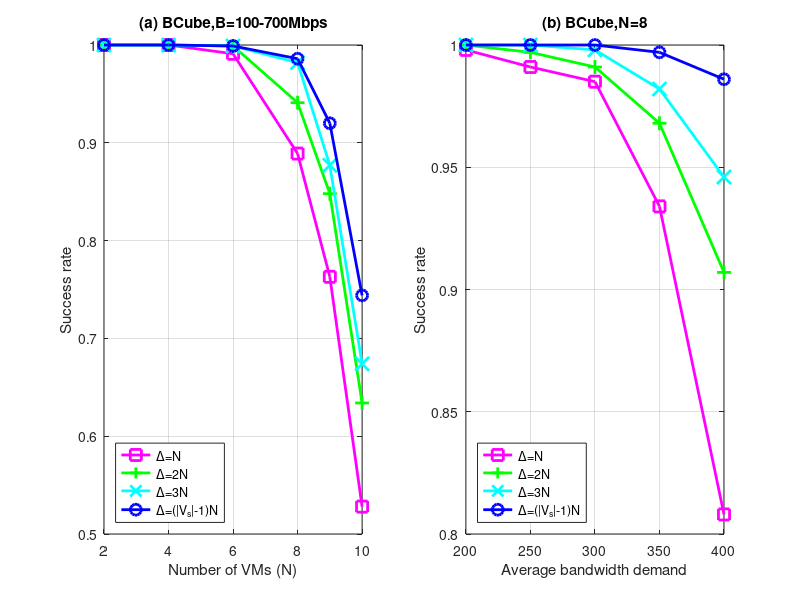
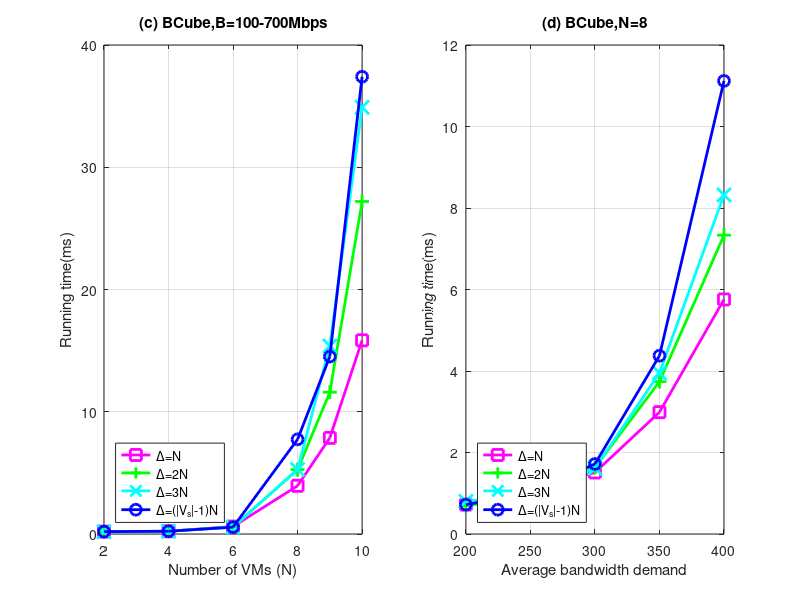

These figures' MATLAB source, in order:
clear all;
close all;



%Bcube
N=[2,4,6,8,9,10];
%suc_bktrack=[  1 1 1 0.99 0.96 0.82   ];   %success_rate backtracking
suc_pert=[1 1 0.999 0.986 0.92 0.744 ];   %success_rate pertuabtion
suc_pert1n=[  1 1 0.991 0.889 0.763 0.528  ];   %success_rate fisrt fit
suc_pert2n=[1 1 0.999 0.941 0.848 0.634  ];   %success_rate fisrt fit
suc_pert3n=[1 1 0.999 0.982 0.877 0.674 ];   %success_rate fisrt fit 
figure;
subplot(1,2,1);
h1=plot(N,suc_pert1n,N,suc_pert2n,N,suc_pert3n,N,suc_pert);
title('(a) BCube,B=100-700Mbps');

xlabel('Number of VMs (N)');
ylabel('Success rate');
legend(h1,'\Delta=N','\Delta=2N','\Delta=3N','\Delta=(|V_s|-1)N','Location','SouthWest');
set(gca,'XLim',[2,10]);set(gca,'XGrid','on','YGrid','on')
set(h1,{'Color'},{'m';'g';'c';'b'});
set(h1,{'Marker'},{'s';'+';'x';'O'},{'MarkerSize'},{8;10;10;8});
set(h1,'LineWidth',2);
%set(h1,'LineWidth',1.5,{'LineStyle'},{'-';'-';'-';}) 

%

%Bcube
N=8;
B=[200 250 300 350 400] ;
%suc_bktrack=[  1 1 1 1 0.99 ];   %success_rate backtracking
suc_pert=[1 1 1 0.997 0.986  ];   %success_rate pertuabtion
suc_pert1n=[   0.998 0.991 0.985 0.934 0.808 ];   %success_rate fisrt fit
suc_pert2n=[1 0.997 0.991 0.968 0.907  ];   %success_rate fisrt fit
suc_pert3n=[  1 1 0.998 0.982 0.946   ];   %success_rate fisrt fit 
%figure;
subplot(1,2,2);
h1=plot(B,suc_pert1n,B,suc_pert2n,B,suc_pert3n,B,suc_pert);
title('(b) BCube,N=8');

xlabel('Average bandwidth demand');
ylabel('Success rate');
legend(h1,'\Delta=N','\Delta=2N','\Delta=3N','\Delta=(|V_s|-1)N','Location','SouthWest');
set(gca,'XLim',[200,400]);set(gca,'XGrid','on','YGrid','on')
set(h1,{'Color'},{'m';'g';'c';'b'});
set(h1,{'Marker'},{'s';'+';'x';'O'},{'MarkerSize'},{8;10;10;8});
set(h1,'LineWidth',2);
%set(h1,'LineWidth',1.5,{'LineStyle'},{'-';'-';'-';}) 


%Bcube
N=[2,4,6,8,9,10];
%time_bktrack=[  1 1 1 0.99 0.96 0.82   ];   %success_rate backtracking
time_pert=[0.195 0.225 0.56 7.742 14.517 37.404 ];   %success_rate pertuabtion
time_pert1n=[0.194 0.224 0.609 3.943 7.864 15.846  ];   %success_rate fisrt fit
time_pert2n=[0.194 0.224 0.579 5.269 11.597 27.2 ];   %success_rate fisrt fit
time_pert3n=[0.193 0.225 0.557 5.277 15.383 34.901 ];   %success_rate fisrt fit 
figure;
subplot(1,2,1);
h1=plot(N,time_pert1n,N,time_pert2n,N,time_pert3n,N,time_pert);
title('(c) BCube,B=100-700Mbps');

xlabel('Number of VMs (N)');
ylabel('Running time(ms)');
legend(h1,'\Delta=N','\Delta=2N','\Delta=3N','\Delta=(|V_s|-1)N','Location','SouthWest');
set(gca,'XLim',[2,10]);set(gca,'XGrid','on','YGrid','on')
set(h1,{'Color'},{'m';'g';'c';'b'});
set(h1,{'Marker'},{'s';'+';'x';'O'},{'MarkerSize'},{8;10;10;8});
set(h1,'LineWidth',2);
%set(h1,'LineWidth',1.5,{'LineStyle'},{'-';'-';'-';}) 

%

%Bcube
N=8;
B=[200 250 300 350 400] ;
%time_bktrack=[  1 1 1 1 0.99 ];   %success_rate backtracking
time_pert=[ 0.72 1.008 1.719 4.376 11.119 ];   %success_rate pertuabtion
time_pert1n=[ 0.722 1.068 1.51 2.99 5.756  ];   %success_rate fisrt fit
time_pert2n=[ 0.693 0.944 1.631 3.74 7.334] ;   %success_rate fisrt fit
time_pert3n=[ 0.801 0.984 1.613 3.952 8.322  ];   %success_rate fisrt fit 
%figure;
subplot(1,2,2);
h1=plot(B,time_pert1n,B,time_pert2n,B,time_pert3n,B,time_pert);
title('(d) BCube,N=8');

xlabel('Average bandwidth demand');
ylabel('Running time(ms)');
legend(h1,'\Delta=N','\Delta=2N','\Delta=3N','\Delta=(|V_s|-1)N','Location','SouthWest');
set(gca,'XLim',[200,400]);set(gca,'XGrid','on','YGrid','on')
set(h1,{'Color'},{'m';'g';'c';'b'});
set(h1,{'Marker'},{'s';'+';'x';'O'},{'MarkerSize'},{8;10;10;8});
set(h1,'LineWidth',2);
%set(h1,'LineWidth',1.5,{'LineStyle'},{'-';'-';'-';}) 
